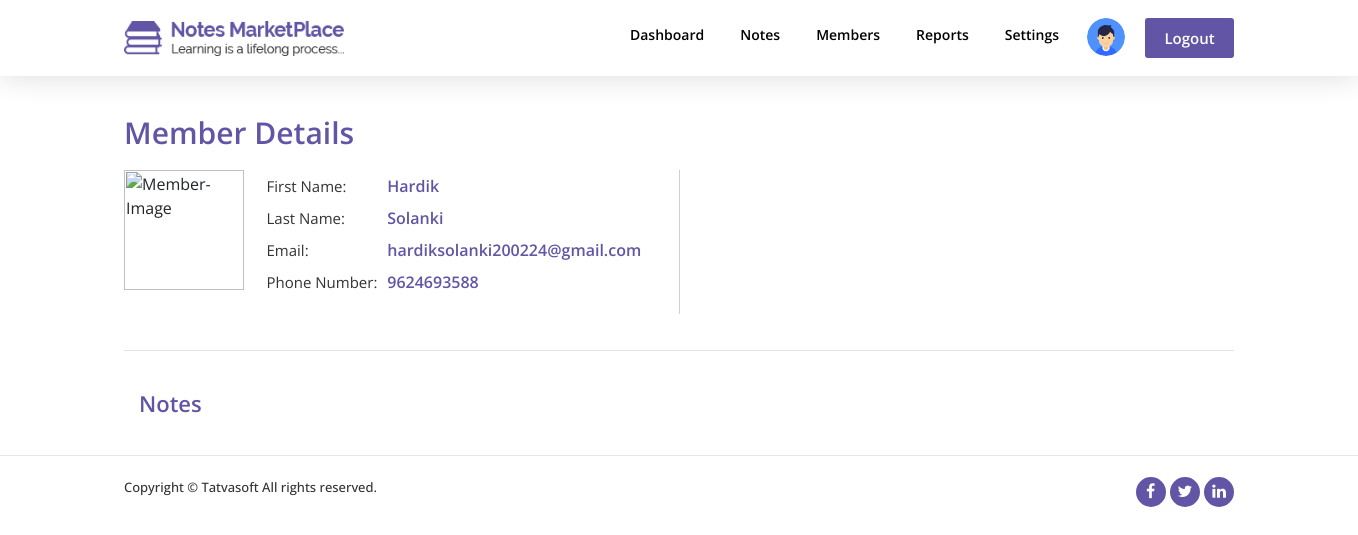
Page /Admin/Member-Details.php?member_id=37 (signed in) on the committed database.
### tables this page shows
CREATE TABLE `user_profile` (
  `profile_id` int(11) NOT NULL,
  `profile_user_id` int(11) NOT NULL,
  `user_dob` date DEFAULT NULL,
  `user_gender` int(11) DEFAULT NULL,
  `user_second_email_id` varchar(100) DEFAULT NULL,
  `user_phone_country_code` varchar(5) NOT NULL,
  `user_phone_number` varchar(20) NOT NULL,
  `user_profile_picture` varchar(500) DEFAULT NULL,
  `user_address_line1` varchar(100) NOT NULL,
  `user_address_line2` varchar(100) NOT NULL,
  `user_city` varchar(50) NOT NULL,
  `user_state` varchar(50) NOT NULL,
  `user_zipcode` varchar(50) NOT NULL,
  `user_country` varchar(50) NOT NULL,
  `user_university` varchar(100) DEFAULT NULL,
  `user_college` varchar(100) DEFAULT NULL,
  `created_date` datetime DEFAULT current_timestamp(),
  `created_by` int(11) DEFAULT NULL,
  `modified_date` datetime DEFAULT current_timestamp(),
  `modified_by` int(11) DEFAULT NULL
);

CREATE TABLE `users` (
  `user_id` int(11) NOT NULL,
  `user_role_id` int(11) NOT NULL,
  `user_first_name` varchar(50) NOT NULL,
  `user_last_name` varchar(50) NOT NULL,
  `user_email_id` varchar(100) NOT NULL,
  `user_password` varchar(255) NOT NULL,
  `is_user_email_verified` bit(1) NOT NULL DEFAULT b'0',
  `created_date` datetime DEFAULT current_timestamp(),
  `created_by` int(11) DEFAULT NULL,
  `modified_date` datetime DEFAULT current_timestamp(),
  `modified_by` int(11) DEFAULT NULL,
  `is_active` bit(1) NOT NULL DEFAULT b'1'
);

### Front/include/db_connection.php (called while the page is built, shortened)
<?php
    $connection = mysqli_connect(DB_HOST, DB_USER,DB_PASS,DB_NAME);
    function query($query){
        global $connection;
        return mysqli_query($connection, $query);
    }
    function fetch_array($result){
        return mysqli_fetch_array($result);
    }
?>

### Admin/Member-Details.php (the view, shortened to what this page needs)
<?php include "Admin-page-header.php"; ?>
<?php
    if(isset($_GET['member_id'])) {
        $the_member_id = $_GET['member_id'];
        $select_member_sql = "SELECT * FROM users JOIN user_profile ON users.user_id=user_profile.profile_user_id WHERE users.user_id = $the_member_id";
        $select_member_result = query($select_member_sql);
        $row = fetch_array($select_member_result);
        $member_first_name = $row['user_first_name'];
        $member_last_name = $row['user_last_name'];
        $member_email_id = $row['user_email_id'];
        $member_phone_number = $row['user_phone_number'];
        $member_profile_picture = $row['user_profile_picture'];
        if(empty($member_profile_picture)) {
            $results_dp = array();
            $member_profile_picture = $results_dp['DefaultMemberDisplayPicture'];
        }
?>
    <?php include "Admin_Navigation.php"; ?>
    <section id="member-details-section">
        <div class="container">
            <div class="row">
                <div class="col-md-12">
                    <div class="member-detail-head">
                        <p>Member Details</p>
                    </div>
                </div>
            </div>
            <div class="row">
                <div class="col-sm-12 col-md-6">
                    <div class="row">
                        <div class="col-sm-4 col-md-3">
                            <div id="member-img">
                                <img src="<?php echo $member_profile_picture; ?>" alt="Member-Image" class="img-responsive" height="120px">
                            </div>
                        </div>
                        <div class="col-sm-8 col-md-9">
                            <div id="member-info-01">
                                <table class="table table-borderless member-info-table">
                                    <tbody>
                                        <?php
                                            if(!empty($member_first_name)) {
                                                echo "<tr>
                                                <td class='member-info-table-col-1'>First Name:</td>
                                                <td class='member-info-table-col-2'>$member_first_name</td>
                                            </tr>";
                                            }
                                            if(!empty($member_last_name)) {
                                                echo "<tr>
                                                <td class='member-info-table-col-1'>Last Name:</td>
                                                <td class='member-info-table-col-2'>$member_last_name</td>
                                            </tr>";
                                            }
                                            if(!empty($member_email_id)) {
                                                echo "<tr>
                                                <td class='member-info-table-col-1'>Email:</td>
                                                <td class='member-info-table-col-2'>$member_email_id</td>
                                            </tr>";
                                            }
                                            if(!empty($member_phone_number)) {
                                                echo "<tr>
                                                <td class='member-info-table-col-1'>Phone Number:</td>
                                                <td class='member-info-table-col-2'>$member_phone_number</td>
                                            </tr>";
                                            }
                                        ?>
                                    </tbody>
                                </table>
                            </div>
                        </div>
                    </div>
                </div>
                <div class="col-sm-12 col-md-4" id="member-details-vertical-line">
                </div>
            </div>
        </div>
    </section>
    <div class="container">
        <div class="row">
            <div class="col-md-12">
                <hr>
            </div>
        </div>
    </div>
    <section id="member-detail-note-info-section">
            <div class="row">
             <div class="container">
                <div class="col-md-12">
                    <div id="notes-heading">
                        <h6>Notes</h6>
                    </div>
                 </div>
            </div>
        </div>
    </section>
<?php include "Admin-page-footer.php"; ?>
<?php
    }
    else {
        redirect("Dashboard-admin.php");
    }
?>

### Admin/css/style.css (style rules this page uses)
h6 { font-family: "Open Sans"; font-size: 13px; font-weight: 300; line-height: 20px; color: #FF3636; font-weight: lighter; }
body { font-family: 'Open Sans', sans-serif; margin: 0; }
#members, #member-details-section, #spam-report, #notes-under-review, #published-note-sec, #downloaded-note-sec, #rejected-note-sec { margin-top: 116px; margin-bottom: 20px; }
#members .members-head p, #member-details-section .member-detail-head p, #spam-report .spam-report-head p, #notes-under-review .notes-under-review-head p, #published-note-sec .published-note-sec-head p, #downloaded-note-sec .downloaded-note-sec-head p, #rejected-note-sec .rejected-note-sec-head p { font-family: "Open Sans", sans-serif; font-size: 30px; font-weight: 600; line-height: 34px; color: #6255a5; margin-bottom: 8px; margin-bottom: 20px; }
.member-info-table tr > td { padding: 0; }
.member-info-table tr > td.member-info-table-col-1 { font-family: "Open Sans", sans-serif; font-size: 15px; font-weight: 400; line-height: 32px; color: #333333; }
.member-info-table tr > td.member-info-table-col-2 { font-family: "Open Sans", sans-serif; font-size: 16px; font-weight: 600; line-height: 32px; color: #6255a5; }
#member-details-vertical-line { border-left: 1px solid #d1d1d1; }
#notes-heading h6 { font-family: "Open Sans", sans-serif; font-size: 22px; font-weight: 600; line-height: 32px; color: #6255a5; margin: 20px 0; }

### rows in the picture
user_profile: profile_user.user_first_name "Hardik", profile_user.user_last_name "Solanki", profile_user.user_email_id "hardiksolanki200224@gmail.com", user_phone_number "9624693588"
